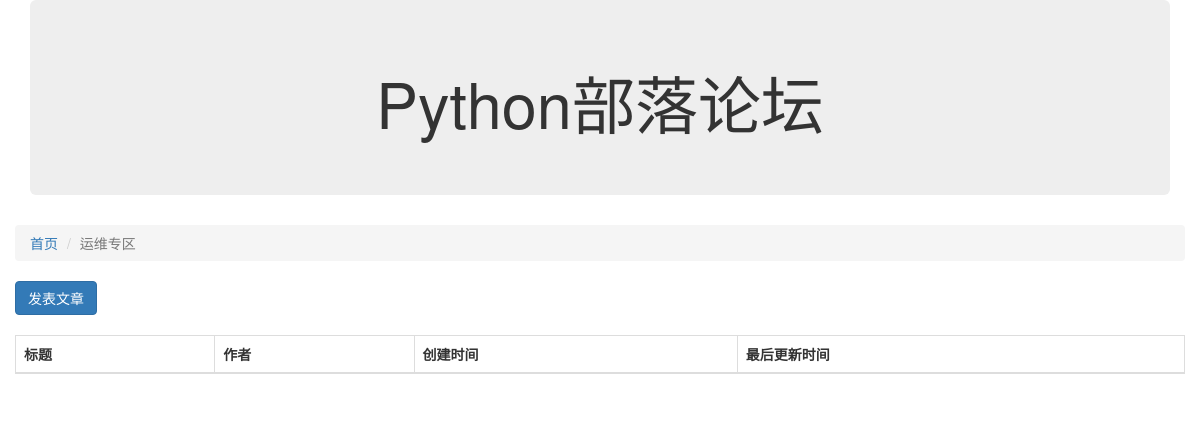
The app's page /article/list/3, older data.
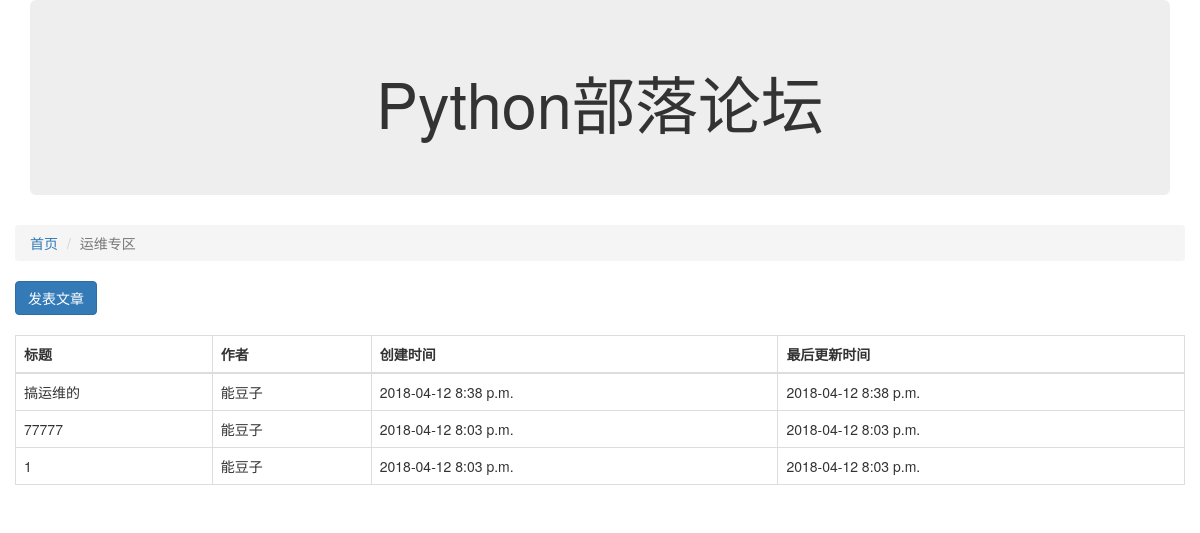
The same page, newer data.
### blocks/models.py (models this page shows, shortened)
class Block(models.Model):
    name = models.CharField('板块名称', max_length=16)
    desc = models.CharField('板块描述', max_length=36)
    manager_name = models.CharField('板块管理员', max_length=12)
    status = models.IntegerField('状态', choices=((0,'正常'),(-1,'不正常')), default=0)
    class Meta:
        verbose_name = '板块'
        verbose_name_plural = '板块'

### articles/models.py (models this page shows, shortened)
class Article(models.Model):
    block = models.ForeignKey(Block, verbose_name='板块ID')
    title = models.CharField('文章标题', max_length=100)
    author = models.CharField('作者', max_length=100, default='能豆子')
    content = models.CharField('文章内容', max_length=10000)
    status = models.IntegerField('状态', choices=((0, '正常'), (-1, '删除')))
    create_timestamp = models.DateTimeField('创建时间', auto_now_add=True)
    last_update_timestamp = models.DateTimeField('最后更新时间', auto_now=True)
    class Meta:
        verbose_name = '文章'
        verbose_name_plural = '文章'

### articles/views.py (the view)
# urls.py: url(r'^list/(?P<block_id>\d+)', views.article_list),
def article_list(request, block_id):
    block_id = int(block_id)
    block = Block.objects.get(id=block_id)
    articles = Article.objects.filter(block=block, status=0).order_by('-id')
    return render(request, 'article_list.html',{'articles': articles, 'b': block})

### articles/templates/article_list.html
{% extends "base.html" %}
{% block content %}
<ol class="breadcrumb">
    <li><a href="/">首页</a> </li>
    <li class="active">{{ b.name }}</li>
</ol>
<a href="/article/create/{{ b.id }}" class="btn btn-primary">发表文章</a>
<br/>
<br/>
<table class="table table-bordered">
    <thead>
        <tr>
            <th>标题</th>
            <th>作者</th>
            <th>创建时间</th>
            <th>最后更新时间</th>
        </tr>
    </thead>
    <tbody>
        {% for article in articles %}
        <tr>
            <td>{{ article.title }}</td>
            <td>{{ article.author }}</td>
            <td>{{ article.create_timestamp|date:"Y-m-d P" }}</td>
            <td>{{ article.last_update_timestamp|date:"Y-m-d P" }}</td>
        </tr>
        {% endfor %}
    </tbody>
</table>
{% endblock %}

### templates/base.html (shortened to what this page needs)
<!DOCTYPE html>
<html lang="en">
<head>
    <link rel="stylesheet" href="/static/css/bootstrap.min.css">
</head>
<body>
    <div class="container">
        <div class="row">
            <div class="col-xs-12 col-md-12">
                <div class="jumbotron">
                    <div style="text-align:center"><h1>Python部落论坛</h1> </div>
                </div>
            </div>
        </div>
        <div class="row">
            {% block content %}
            {% endblock %}
        </div>
    </div>
</body>
</html>

Row changes from the older to the newer data that the page shows:
added Article: title "搞运维的", author "能豆子", create_timestamp "2018-04-12 8:38 p.m.", last_update_timestamp "2018-04-12 8:38 p.m."
added Article: title "77777", author "能豆子", create_timestamp "2018-04-12 8:03 p.m.", last_update_timestamp "2018-04-12 8:03 p.m."
added Article: title "1", author "能豆子", create_timestamp "2018-04-12 8:03 p.m.", last_update_timestamp "2018-04-12 8:03 p.m."
